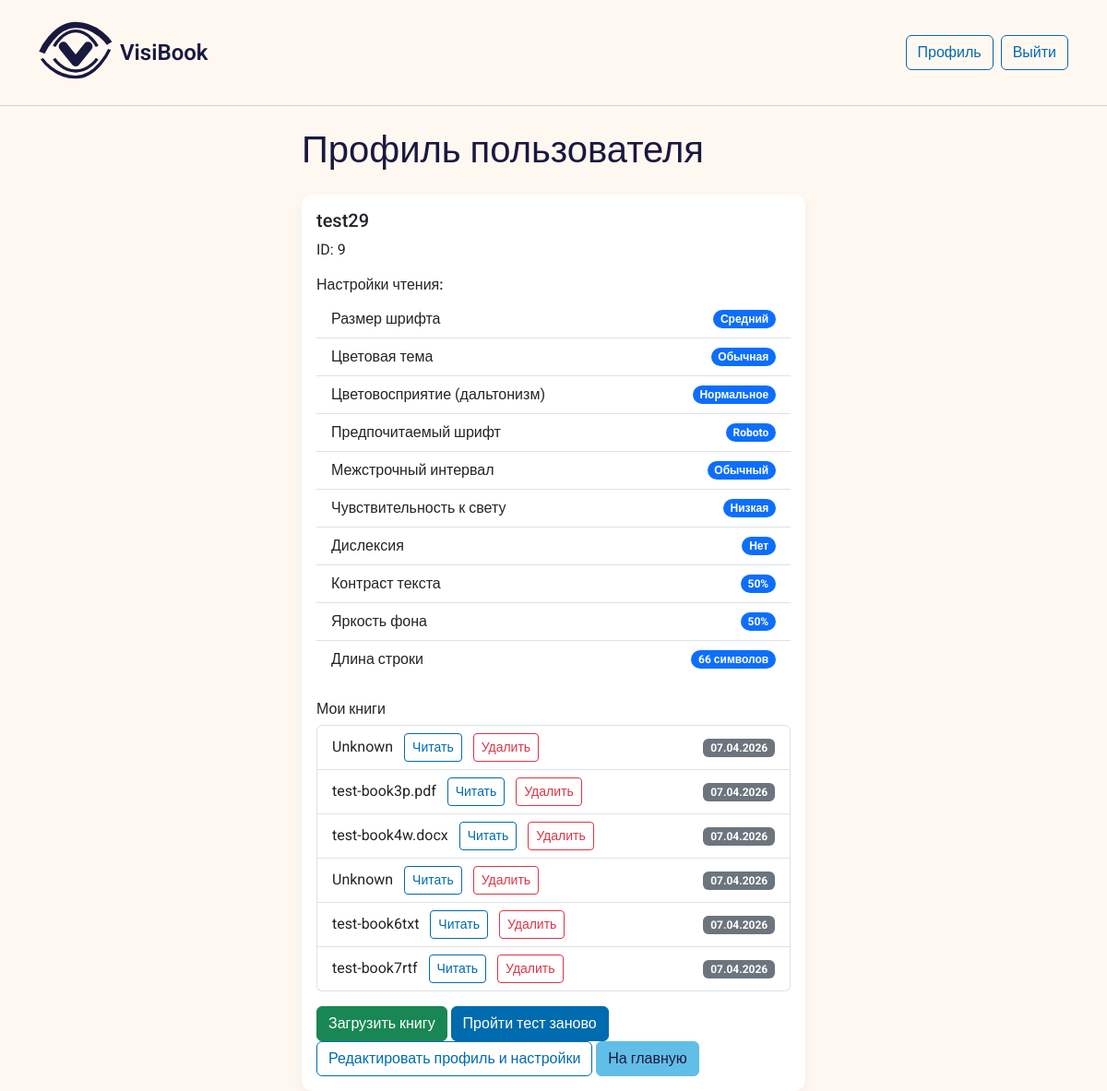
The page /profile/9 (signed in) on the database as committed earlier.
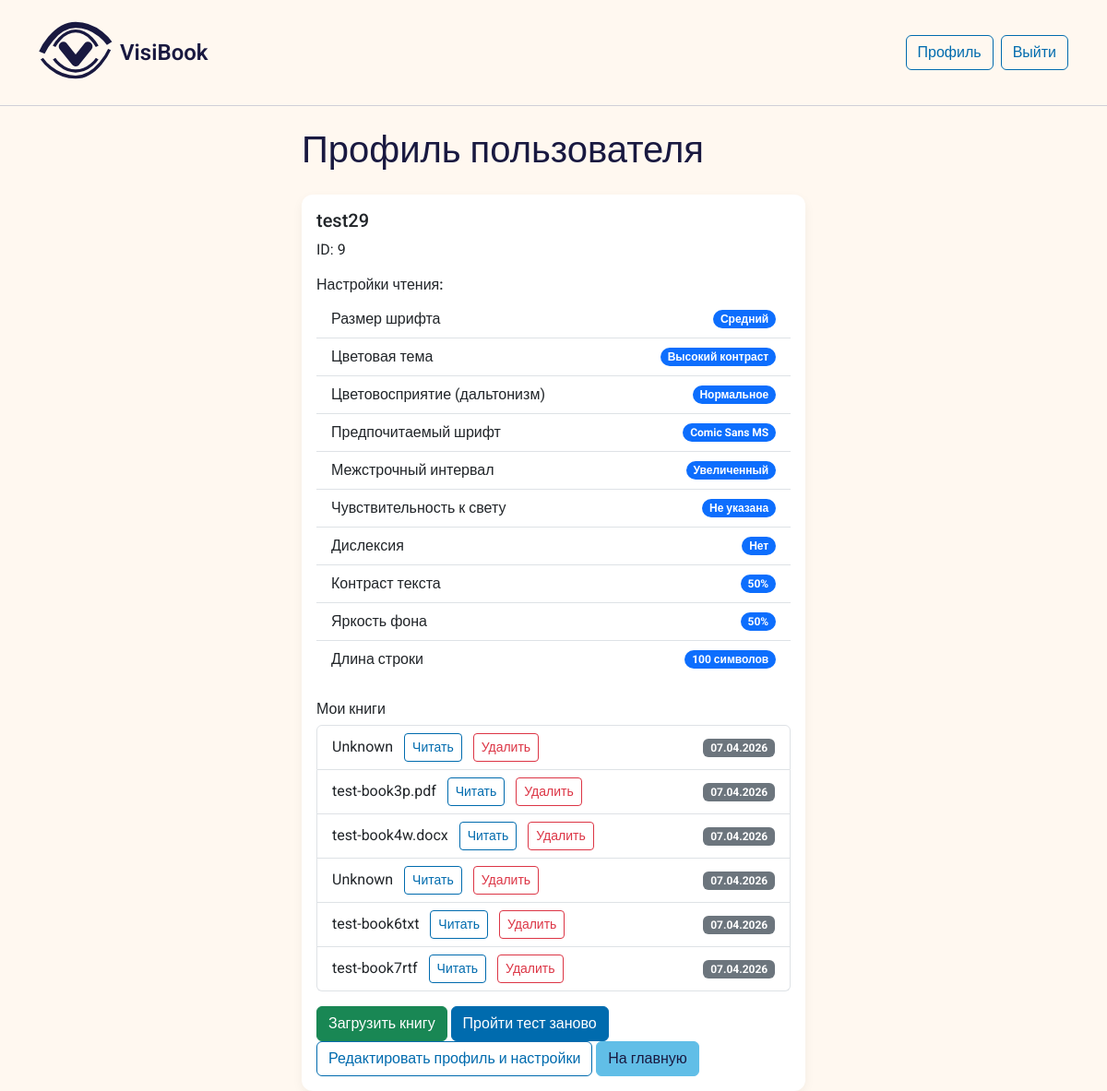
The same page on the database as committed later.
### app.py (models this page shows, shortened)
class User(db.Model):
    id = db.Column(db.Integer, primary_key=True)
    username = db.Column(db.String(80), unique=True, nullable=False, default='user1')
    password_hash = db.Column(db.String(200))
    contrast = db.Column(db.String(20))       # 'high', 'medium', 'low'
    color_vision = db.Column(db.String(20))   # 'normal', 'deutan', 'protan', 'tritan'
    font_pref = db.Column(db.String(20))      # 'small', 'medium', 'large'
    theme_pref = db.Column(db.String(20))     # 'light', 'dark', 'sepia', 'high_contrast'
    line_height = db.Column(db.String(20), default='normal')      # 'normal' или 'large'
    color_blindness_type = db.Column(db.String(20), default='none')   # 'none', 'protanopia', 'deuteranopia', 'tritanopia'
    has_dyslexia = db.Column(db.Boolean, default=False)
    light_sensitivity_level = db.Column(db.String(20), default='low')   # 'low', 'medium', 'high'
    preferred_font = db.Column(db.String(50), default='Roboto')
    contrast_sensitivity = db.Column(db.Integer, default=50)
    brightness_preference = db.Column(db.Integer, default=50)
    preferred_line_width_ch = db.Column(db.Integer, default=66)
    created_at = db.Column(db.DateTime, default=datetime.utcnow)

class Book(db.Model):
    id = db.Column(db.Integer, primary_key=True)
    user_id = db.Column(db.Integer, db.ForeignKey('user.id'), nullable=False)
    filename = db.Column(db.String(200), nullable=False)
    file_path = db.Column(db.String(300), nullable=False)
    extracted_html_path = db.Column(db.String(300))  # путь к сгенерированному HTML
    title = db.Column(db.String(200))  # будет извлечено из метаданных
    uploaded_at = db.Column(db.DateTime, default=datetime.utcnow)
    user = db.relationship('User', backref=db.backref('books', lazy=True))

### app.py (the view)
@app.route('/profile/<int:user_id>')
def profile(user_id):
    if 'user_id' not in session:
        return redirect(url_for('login'))
    if session['user_id'] != user_id:
        return "Доступ запрещён", 403
    user = User.query.get_or_404(user_id)
    return render_template('profile.html', user=user)

### app.py (called while the page is built)
@app.context_processor
def inject_user():
    return dict(session=session)

### templates/profile.html
{% extends "base.html" %}
{% block content %}
<div class="row">
    <div class="col-md-6 offset-md-3">
        <h1 class="mb-4">Профиль пользователя</h1>
        <div class="card">
            <div class="card-body">
                <h5 class="card-title">{{ user.username }}</h5>
                <p class="card-text">ID: {{ user.id }}</p>
                <h6 class="mt-3">Настройки чтения:</h6>
                <ul class="list-group list-group-flush">
                    <li class="list-group-item d-flex justify-content-between align-items-center">
                        Размер шрифта
                        <span class="badge bg-primary rounded-pill">
                            {% if user.font_pref == 'small' %}Мелкий
                            {% elif user.font_pref == 'medium' %}Средний
                            {% elif user.font_pref == 'large' %}Крупный
                            {% else %}Не указан{% endif %}
                        </span>
                    </li>
                    <li class="list-group-item d-flex justify-content-between align-items-center">
                        Цветовая тема
                        <span class="badge bg-primary rounded-pill">
                            {% if user.theme_pref == 'normal' %}Обычная
                            {% elif user.theme_pref == 'high' %}Высокий контраст
                            {% elif user.theme_pref == 'dark' %}Тёмная
                            {% elif user.theme_pref == 'sepia' %}Сепия
                            {% else %}Не указана{% endif %}
                        </span>
                    </li>
                    <li class="list-group-item d-flex justify-content-between align-items-center">
                        Цветовосприятие (дальтонизм)
                        <span class="badge bg-primary rounded-pill">
                            {% if user.color_vision == 'normal' %}Нормальное
                            {% elif user.color_vision == 'deutan' %}Дейтеранопия
                            {% elif user.color_vision == 'protan' %}Протанопия
                            {% elif user.color_vision == 'tritan' %}Тританопия
                            {% else %}Не указано{% endif %}
                        </span>
                    </li>
                    <li class="list-group-item d-flex justify-content-between align-items-center">
                        Предпочитаемый шрифт
                        <span class="badge bg-primary rounded-pill">{{ user.preferred_font or 'Roboto' }}</span>
                    </li>
                    <li class="list-group-item d-flex justify-content-between align-items-center">
                        Межстрочный интервал
                        <span class="badge bg-primary rounded-pill">
                            {% if user.line_height == 'large' %}Увеличенный
                            {% else %}Обычный{% endif %}
                        </span>
                    </li>
                    <li class="list-group-item d-flex justify-content-between align-items-center">
                        Чувствительность к свету
                        <span class="badge bg-primary rounded-pill">
                            {% if user.light_sensitivity_level == 'low' %}Низкая
                            {% elif user.light_sensitivity_level == 'medium' %}Средняя
                            {% elif user.light_sensitivity_level == 'high' %}Высокая
                            {% else %}Не указана{% endif %}
                        </span>
                    </li>
                    <li class="list-group-item d-flex justify-content-between align-items-center">
                        Дислексия
                        <span class="badge bg-primary rounded-pill">{{ 'Да' if user.has_dyslexia else 'Нет' }}</span>
                    </li>
                    <li class="list-group-item d-flex justify-content-between align-items-center">
                        Контраст текста
                        <span class="badge bg-primary rounded-pill">{{ user.contrast_sensitivity or 50 }}%</span>
                    </li>
                    <li class="list-group-item d-flex justify-content-between align-items-center">
                        Яркость фона
                        <span class="badge bg-primary rounded-pill">{{ user.brightness_preference or 50 }}%</span>
                    </li>
                    <li class="list-group-item d-flex justify-content-between align-items-center">
                        Длина строки
                        <span class="badge bg-primary rounded-pill">{{ user.preferred_line_width_ch or 66 }} символов</span>
                    </li>
                </ul>
                <h6 class="mt-4">Мои книги</h6>
                {% if user.books %}
                <ul class="list-group">
                    {% for book in user.books %}
                    <li class="list-group-item d-flex justify-content-between align-items-center">
                        <div>
                            {{ book.title }}
                            {% if book.extracted_html_path %}
                                <a href="/read/{{ book.id }}" class="btn btn-sm btn-outline-primary ms-2">Читать</a>
                            {% else %}
                                <span class="badge bg-warning text-dark ms-2">HTML не готов</span>
                            {% endif %}
                            <form action="{{ url_for('delete_book', book_id=book.id) }}" method="POST" style="display: inline;" onsubmit="return confirm('Удалить книгу? Это действие нельзя отменить.');">
                                <button type="submit" class="btn btn-sm btn-outline-danger ms-2">Удалить</button>
                            </form>
                        </div>
                        <span class="badge bg-secondary">{{ book.uploaded_at.strftime('%d.%m.%Y') }}</span>
                    </li>
                    {% endfor %}
                </ul>
                {% else %}
                <p>У вас пока нет загруженных книг.</p>
                {% endif %}
                <div class="mt-3">
                    <a href="/upload/{{ user.id }}" class="btn btn-success">Загрузить книгу</a>
                    <a href="/test" class="btn btn-primary">Пройти тест заново</a>
                    <a href="{{ url_for('edit_profile') }}" class="btn btn-outline-primary">Редактировать профиль и настройки</a>
                    <a href="/" class="btn btn-secondary">На главную</a>
                </div>
            </div>
        </div>
    </div>
</div>
{% endblock %}

### templates/base.html (shortened to what this page needs)
<!doctype html>
<html lang="ru">
<head>
    <link href="https://cdn.jsdelivr.net/npm/bootstrap@5.3.0/dist/css/bootstrap.min.css" rel="stylesheet">
</head>
<body {% block body_attributes %}{% endblock %}>
    <nav class="navbar navbar-expand-lg mb-4">
        <div class="container">
            <a class="navbar-brand" href="/">
                <img src="{{ url_for('static', filename='logo/Logo_VisiBook.svg') }}" alt="VisiBook logo">
                VisiBook
            </a>
            <div class="collapse navbar-collapse" id="navbarNav">
                <ul class="navbar-nav ms-auto">
                    {% if session.user_id %}
                        <li class="nav-item">
                            <a class="btn btn-outline-primary ms-2"  href="/profile/{{ session.user_id }}">Профиль</a>
                        </li>
                        <li class="nav-item">
                            <a class="btn btn-outline-primary ms-2"  href="/logout">Выйти</a>
                        </li>
                    {% endif %}
                </ul>
            </div>
        </div>
    </nav>
    <div class="container mt-4">
        {% block content %}{% endblock %}
    </div>
</body>
</html>

### templates/base.html (style rules this page uses)
:root { --bg-light: #FFF8F0; --text-dark: #191940; --text-secondary: #4A4A6A; --accent: #006BAE; --accent-hover: #005A94; --border-light: #D0D0D8; --warning-bg: #681159; --warning-text: #FFFFFF; --btn-text: #FFFFFF; --btn-secondary-bg: #61BEE7; --btn-secondary-text: #191940; }
body { background-color: var(--bg-light); color: var(--text-dark); font-family: 'Roboto', sans-serif; transition: background-color 0.2s, color 0.2s; }
.navbar { background-color: var(--bg-light) !important; border-bottom: 1px solid var(--border-light); padding: 0.75rem 1rem; }
.navbar-brand { display: flex; align-items: center; gap: 0.5rem; font-weight: 600; font-size: 1.5rem; color: var(--text-dark) !important; text-decoration: none; }
.navbar-brand img { height: 80px; width: auto; }
.btn-primary { background-color: var(--accent); border-color: var(--accent); color: var(--btn-text); transition: background-color 0.2s, border-color 0.2s; }
.btn-outline-primary { border-color: var(--accent); color: var(--accent); }
.btn-secondary { background-color: var(--btn-secondary-bg); border-color: var(--btn-secondary-bg); color: var(--btn-secondary-text); }
.btn-outline-danger { border-color: #dc3545; color: #dc3545; }
.card { background-color: var(--bg-light); border: 1px solid var(--border-light); border-radius: 12px; box-shadow: 0 2px 8px rgba(0,0,0,0.03); }
a:not(.btn) { color: var(--accent); text-decoration: none; }
.card { background-color: #ffffff; border: none; box-shadow: 0 4px 12px rgba(0,0,0,0.05); }

Rows that differ between the two databases and show on the page:
changed User "test29": preferred_font "Roboto" → "Comic Sans MS"; preferred_line_width_ch "66" → "100"
Other text that changed with them:
text no longer shown: "Обычная Обычный Низкая"
text now shown: "Высокий контраст Увеличенный Не указана"
